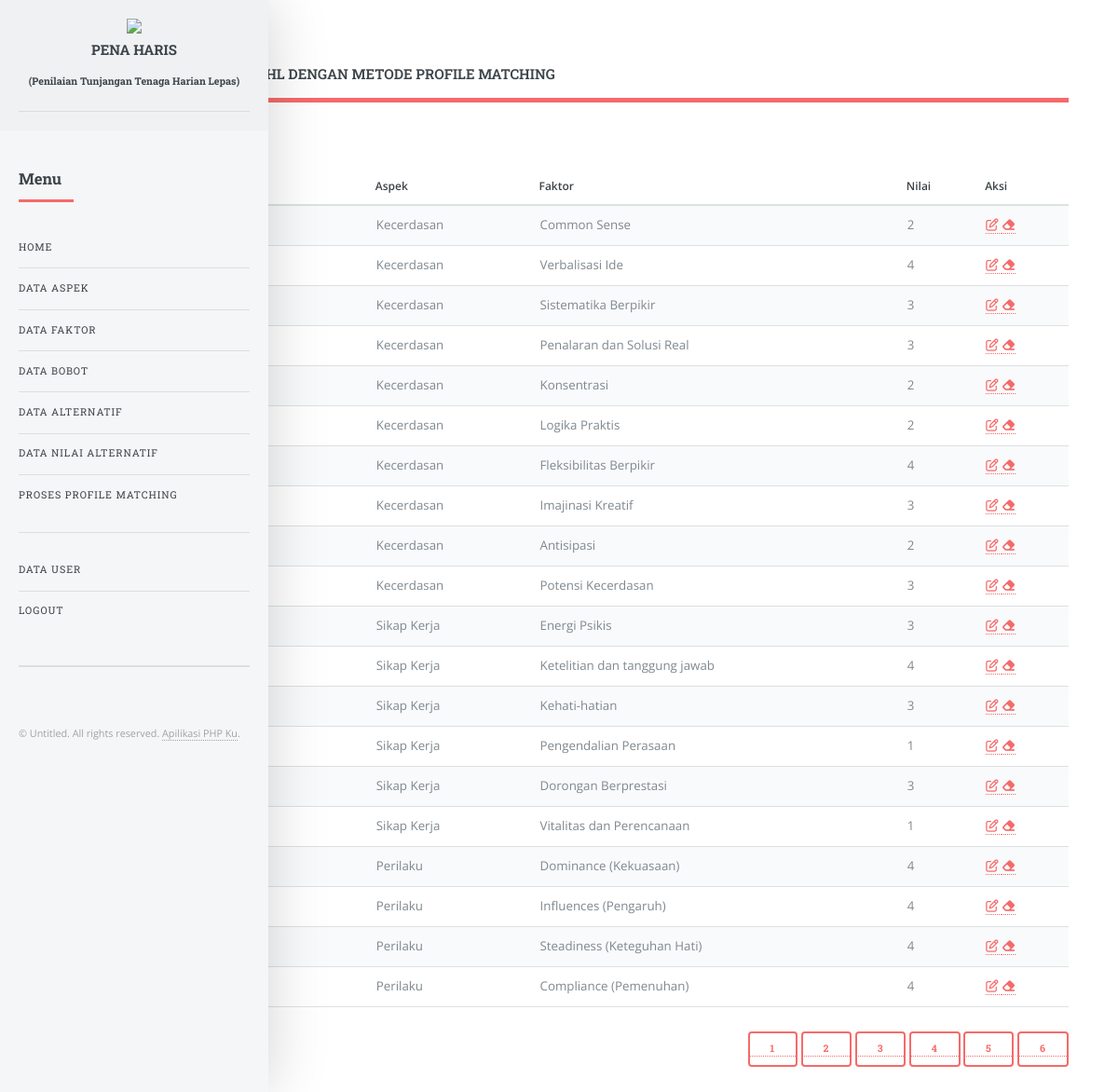
The page /index.php?page=nilai (signed in) on the database its author committed.
### tables this page shows
CREATE TABLE `tbl_sample` (
  `id_sample` int(11) UNSIGNED NOT NULL,
  `karyawan` tinyint(3) UNSIGNED DEFAULT NULL,
  `faktor` tinyint(3) UNSIGNED DEFAULT NULL,
  `nilai` tinyint(3) UNSIGNED DEFAULT NULL
);

CREATE TABLE `tbl_aspek` (
  `id_aspek` tinyint(3) UNSIGNED NOT NULL,
  `nama_aspek` varchar(100) NOT NULL,
  `bobot` float NOT NULL,
  `bobot_core` float NOT NULL,
  `bobot_secondary` float NOT NULL,
  `nama_singkat` char(1) DEFAULT NULL
);

CREATE TABLE `tbl_faktor` (
  `id_faktor` tinyint(3) UNSIGNED NOT NULL,
  `aspek` tinyint(3) UNSIGNED NOT NULL COMMENT 'FK tbl_aspek',
  `nama_faktor` varchar(30) NOT NULL,
  `target` tinyint(3) NOT NULL,
  `jenis` enum('1','2') DEFAULT NULL COMMENT '1=Core;2=Secondary'
);

### nilai.php (the view)
<div class="panel-heading"><h2>DAFTAR NILAI</h2></div>
<a href="?page=nilai_tambah">TAMBAH NILAI</a><br>
	<table class="table">
		<thead>
			<tr>
				<th>No</th>
				<th>ID</th>
				<th>Nama Karyawan</th>
				<th>Aspek</th>
				<th>Faktor</th>
				<th>Nilai</th>
				<th>Aksi</th>
			</tr>
		</thead>
		<tbody>
			<?php
			$halaman = 20;
			  $page = isset($_GET["halaman"]) ? (int)$_GET["halaman"] : 1;
			  $mulai = ($page>1) ? ($page * $halaman) - $halaman : 0;
			  $result = mysqli_query($koneksi, "SELECT * FROM tbl_sample");
			  $total = mysqli_num_rows($result);
			  $pages = ceil($total/$halaman);
			  $query = mysqli_query($koneksi, "SELECT * FROM tbl_sample, tbl_karyawan, tbl_aspek, tbl_faktor WHERE tbl_sample.karyawan=tbl_karyawan.id_karyawan AND tbl_sample.faktor=tbl_faktor.id_faktor AND tbl_faktor.aspek=tbl_aspek.id_aspek ORDER BY tbl_sample.karyawan, tbl_aspek.id_aspek ASC LIMIT $mulai, $halaman")or die(mysqli_error($koneksi));
			  $no =$mulai+1;
			while ($data = mysqli_fetch_assoc($query)){
				?>
				<tr>
					<td><?php echo $no; ?></td>
					<td><?php echo $data['id_karyawan']; ?></td>
					<td><?php echo $data['nama_karyawan']; ?></td>
					<td><?php echo $data['nama_aspek']; ?></td>
					<td><?php echo $data['nama_faktor']; ?></td>
					<td><?php echo $data['nilai']; ?></td>
					<td>
						<a href="?page=nilai_edit&id_sample=<?php echo $data['id_sample']; ?>">
						<i class='fa fa-edit'></i>
						</a>
						<a  href="javascript:confirmDeleteNilai('nilai_hapus.php?id_karyawan=<?php echo $data[id_karyawan]; ?>')">
						<i class="fa fa-eraser"></i>
						</a>
					</td>
				</tr>
			<?php
			$no++;
		}
			?>
		</tbody>
	</table>
	<div class="">
		<p align="right">
			<?php for ($i=1; $i<=$pages ; $i++){ ?>
				<a href="?page=nilai&halaman=<?php echo $i; ?>"><input type="button" value="<?php echo $i; ?>"></a>
		<?php } ?>
		</p>
	</div>

### index.php (shortened to what this page needs)
<?php
include "config.php";
?>
<!DOCTYPE HTML>
<html>
	<head>
		<link rel="stylesheet" href="assets/css/main.css" />
	</head>
	<body>
			<div id="wrapper">
					<div id="main">
						<div class="inner">
								<header id="header">
									<a href="index.php" class="logo"><strong>SPK PENILAIAN TUNJANGAN THL DENGAN METODE PROFILE MATCHING</strong></a>
								</header>
								<?php
								$page=$_GET["page"];
									switch ($page) {
										case 'nilai':
											include "nilai.php";
											break;
									}
								 ?>
						</div>
					</div>
					<?php
						include "sidebar.php";
					?>
			</div>
	</body>
</html>

### sidebar.php
<div id="sidebar">
		<div class="inner">
				<section id="search" class="alt">
					<center>
					<img src="images/Lambang.png" width="90px"><BR>
					<h3>PENA HARIS
						<br>
						<h5>(Penilaian Tunjangan Tenaga Harian Lepas)</h5>
					</h3>
					</center>
					<hr>
				</section>
				<nav id="menu">
					<header class="major">
						<h2>Menu</h2>
					</header>
					<ul>
						<li><a href="index.php">Home</a></li>
						<li><a href="?page=aspek">Data Aspek</a></li>
						<li><a href="?page=faktor">Data Faktor</a></li>
						<li><a href="?page=bobot">Data Bobot</a></li>
						<li><a href="?page=alternatif">Data Alternatif</a></li>
						<li><a href="?page=nilai">Data nilai Alternatif</a></li>
						<li><a href="?page=proses">Proses Profile Matching</a></li>
					</ul>
					<hr>
					<ul>
						<li><a href="?page=user">Data User</a></li>
						<li><a href="javascript:confirmLogout('logout.php')">Logout</a></li>
					</ul>
				</nav>
				<footer id="footer">
					<br>
					<p class="copyright">&copy; Untitled. All rights reserved. <a href="https://aplikasiphpku.wordpress.com">Apilikasi PHP Ku</a>.</p>
				</footer>
		</div>
	</div>

### rows shown on the page
tbl_sample: tbl_aspek.nama_aspek "Kecerdasan", tbl_faktor.nama_faktor "Common Sense", nilai "2"
tbl_sample: tbl_aspek.nama_aspek "Kecerdasan", tbl_faktor.nama_faktor "Verbalisasi Ide", nilai "4"
tbl_sample: tbl_aspek.nama_aspek "Kecerdasan", tbl_faktor.nama_faktor "Sistematika Berpikir", nilai "3"
tbl_sample: tbl_aspek.nama_aspek "Kecerdasan", tbl_faktor.nama_faktor "Penalaran dan Solusi Real", nilai "3"
tbl_sample: tbl_aspek.nama_aspek "Kecerdasan", tbl_faktor.nama_faktor "Konsentrasi", nilai "2"
tbl_sample: tbl_aspek.nama_aspek "Kecerdasan", tbl_faktor.nama_faktor "Logika Praktis", nilai "2"
tbl_sample: tbl_aspek.nama_aspek "Kecerdasan", tbl_faktor.nama_faktor "Fleksibilitas Berpikir", nilai "4"
tbl_sample: tbl_aspek.nama_aspek "Kecerdasan", tbl_faktor.nama_faktor "Imajinasi Kreatif", nilai "3"
tbl_sample: tbl_aspek.nama_aspek "Kecerdasan", tbl_faktor.nama_faktor "Antisipasi", nilai "2"
tbl_sample: tbl_aspek.nama_aspek "Kecerdasan", tbl_faktor.nama_faktor "Potensi Kecerdasan", nilai "3"
tbl_sample: tbl_aspek.nama_aspek "Sikap Kerja", tbl_faktor.nama_faktor "Energi Psikis", nilai "3"
tbl_sample: tbl_aspek.nama_aspek "Sikap Kerja", tbl_faktor.nama_faktor "Ketelitian dan tanggung jawab", nilai "4"
tbl_sample: tbl_aspek.nama_aspek "Sikap Kerja", tbl_faktor.nama_faktor "Kehati-hatian", nilai "3"
tbl_sample: tbl_aspek.nama_aspek "Sikap Kerja", tbl_faktor.nama_faktor "Pengendalian Perasaan", nilai "1"
tbl_sample: tbl_aspek.nama_aspek "Sikap Kerja", tbl_faktor.nama_faktor "Dorongan Berprestasi", nilai "3"
tbl_sample: tbl_aspek.nama_aspek "Sikap Kerja", tbl_faktor.nama_faktor "Vitalitas dan Perencanaan", nilai "1"
tbl_sample: tbl_aspek.nama_aspek "Perilaku", tbl_faktor.nama_faktor "Dominance (Kekuasaan)", nilai "4"
tbl_sample: tbl_aspek.nama_aspek "Perilaku", tbl_faktor.nama_faktor "Influences (Pengaruh)", nilai "4"
tbl_sample: tbl_aspek.nama_aspek "Perilaku", tbl_faktor.nama_faktor "Steadiness (Keteguhan Hati)", nilai "4"
tbl_sample: tbl_aspek.nama_aspek "Perilaku", tbl_faktor.nama_faktor "Compliance (Pemenuhan)", nilai "4"
